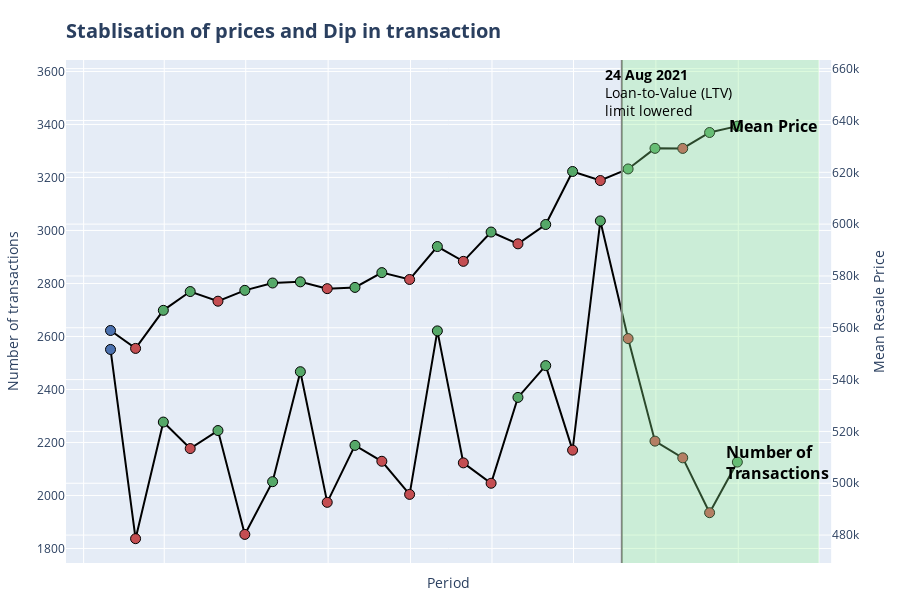

The code cell stored with this chart in its notebook:
### Code cell
########## DATAFRAME MANIPULATION ##########

data = df.query("year >= 2023")
data = data.groupby(pd.Grouper(key="month", freq="ME"))[["resale_price"]].agg(
    ["count", "mean"]
)
data = data.droplevel(axis=1, level=0).reset_index()
data = data.rename(columns={"count": "num_trans", "mean": "mean_price"})
data["pct_chg_count"] = np.round(data["num_trans"].pct_change() * 100, 3)
data["pct_chg_count_display"] = data["pct_chg_count"].apply(
    lambda x: f"{x:.1f}" if pd.notna(x) else "-"
)
data["pct_chg_mean_price"] = np.round(data["mean_price"].pct_change() * 100, 3)
data["pct_chg_mean_price_display"] = data["pct_chg_mean_price"].apply(
    lambda x: f"{x:.1f}" if pd.notna(x) else "-"
)


############ COLOURS AND SUBPLOT DATAFRAMES ##########

# colours that will be used
scatter_colors = {
    "Positive": pio.templates["seaborn"]["layout"]["colorway"][2],  # Seaborn Green
    "Negative": pio.templates["seaborn"]["layout"]["colorway"][3],  # Seaborn Red
    "NA": pio.templates["seaborn"]["layout"]["colorway"][0],  # Seaborn Blue
}

# hover labels on the graph
hover_dict_count = {
    "Positive": "Count: <b>%{y:,.0f}</b> transactions<br>Change: <b>↑ %{customdata}%</b><extra></extra>",
    "Negative": "Count: <b>%{y:,.0f}</b> transactions<br>Change: <b>↓ %{customdata}%</b><extra></extra>",
    "NA": "Count: <b>%{y:,.0f}</b> transactions<br>Change: <b>%{customdata}</b><extra></extra>",
}

hover_dict_mean_price = {
    "Positive": "Mean Price: <b>$%{y:,.0f}</b><br>Change: <b>↑ %{customdata}%</b><extra></extra>",
    "Negative": "Mean Price: <b>$%{y:,.0f}</b><br>Change: <b>↓ %{customdata}%</b><extra></extra>",
    "NA": "Mean Price: <b>$%{y:,.0f}</b><br>Change: <b>%{customdata}</b><extra></extra>",
}


# Segment data based on percentage changes in price and transactions.
# This will be used for customise scatterlot colours in the visualisation
for_scatter_plotting_count = []
for_scatter_plotting_count.append(data.query("pct_chg_count >= 0"))
for_scatter_plotting_count.append(data.query("pct_chg_count < 0"))
for_scatter_plotting_count.append(data.query("pct_chg_count.isnull()"))

for_scatter_plotting_mean_price = []
for_scatter_plotting_mean_price.append(data.query("pct_chg_mean_price >= 0"))
for_scatter_plotting_mean_price.append(data.query("pct_chg_mean_price < 0"))
for_scatter_plotting_mean_price.append(data.query("pct_chg_mean_price.isnull()"))

############ PLOTTING ##########

# create a plot with a secondary y axis
fig = make_subplots(specs=[[{"secondary_y": True}]])

# add a line plot relating to number of transactions to the primary y axis
fig.add_trace(
    go.Scatter(
        x=data["month"],
        y=data["num_trans"],
        mode="lines",
        line=dict(color="#000000", width=2),
        hoverinfo="skip",
    ),
    secondary_y=False,
)
# customise rise and falls every month (green for rise, red for dips)
for part_df, name in zip(for_scatter_plotting_count, scatter_df_names):
    bgcolor = convert_rgb_to_rgba(scatter_colors[name], 0.5)
    scatter_temp = go.Scatter(
        name=name,
        x=part_df["month"],
        y=part_df["num_trans"],
        customdata=part_df["pct_chg_count_display"],
        mode="markers",
        marker=dict(
            color=scatter_colors[name],
            size=10,
            line=dict(color="black", width=1),  # border color  # border width
        ),
        hovertemplate=hover_dict_count[name],
        hoverlabel=dict(bgcolor=bgcolor),
    )
    fig.add_trace(scatter_temp, secondary_y=False)

# add a line plot relating to mean transacted price to the secondary axis
fig.add_trace(
    go.Scatter(
        x=data["month"],
        y=data["mean_price"],
        mode="lines",
        line=dict(color="#000000", width=2),
        hoverinfo="skip",
    ),
    secondary_y=True,
)
for part_df, name in zip(for_scatter_plotting_mean_price, scatter_df_names):
    bgcolor = convert_rgb_to_rgba(scatter_colors[name], 0.5)
    scatter_temp = go.Scatter(
        name=name,
        x=part_df["month"],
        y=part_df["mean_price"],
        customdata=part_df["pct_chg_mean_price_display"],
        mode="markers",
        marker=dict(
            color=scatter_colors[name],
            size=10,
            line=dict(color="black", width=1),  # border color  # border width
        ),
        hovertemplate=hover_dict_mean_price[name],
        hoverlabel=dict(bgcolor=bgcolor),
    )
    fig.add_trace(scatter_temp, secondary_y=True)


# Add a vertical line denoting the raising of LTV limit
fig.add_shape(
    type="line",
    x0="2024-08-24",  # Start of the vertical line (date)
    x1="2024-08-24",  # End of the vertical line (same date for vertical)
    y0=data["num_trans"].min() * 0.8,  # Bottom of the y-axis
    y1=data["num_trans"].max() * 1.2,  # Top of the y-axis (adjust as needed)
    line=dict(color="grey", width=2),  # Line style
)
fig.add_annotation(
    x=pd.to_datetime("2024-08-21") + pd.Timedelta(days=55),
    y=data["num_trans"].max() * 1.16,
    text="<b>24 Aug 2021</b><br>Loan-to-Value (LTV)<br>limit lowered",
    showarrow=False,
    font=dict(color="Black", size=14),
    align="left",
)


# Add annotations for each line
fig.add_annotation(
    x=data["month"].max() + pd.Timedelta(days=40),
    y=data.loc[data["month"].idxmax(), "mean_price"],
    yref="y2",
    text="<b>Mean Price</b>",
    showarrow=False,
    font=dict(color="Black", size=16),
    align="left",
)

fig.add_annotation(
    x=data["month"].max() + pd.Timedelta(days=45),
    y=data.loc[data["month"].idxmax(), "num_trans"],
    yref="y",
    text="<b>Number of</b><br><b>Transactions</b>",
    showarrow=False,
    font=dict(color="Black", size=16),
    align="left",
)

# Add a rectangle to highlight period post-LTV lowering
fig.add_shape(
    type="rect",
    x0="2024-08-24",  # Start of the x-range
    x1="2025-04-01",  # End of the x-range
    y0=data["num_trans"].min() * 0.95,  # Start of the y-range
    y1=data["num_trans"].max() * 1.2,  # End of the y-range
    line=dict(color="#000000", width=0),  # Border color and width
    fillcolor="LightGreen",  # Fill color
    opacity=0.3,  # Transparency
    secondary_y=False,
)


fig.update_layout(
    showlegend=False,
    hovermode="x",
    # width=800,
    height=600,
    margin=dict(l=20, r=20, t=60, b=20),
    yaxis=dict(
        range=[data["num_trans"].min() * 0.95, data["num_trans"].max() * 1.2],
        title="Number of transactions",
    ),
    yaxis2=dict(
        range=[data["mean_price"].min() * 0.85, data["mean_price"].max() * 1.04],
        title="Mean Resale Price",
    ),
    xaxis=dict(title="Period", showticklabels=False),
    title=dict(
        text="<b>Stablisation of prices and Dip in transaction</b>",
        x=0,
        xref="paper",
        y=0.96,
        yref="container",
        font=dict(size=20),
    ),
)


fig.show()
# fig.write_html("test.html")

### Figure 1 — Plotly figure (JSON) as saved in the notebook; plotly's stock layout.template omitted (floating-point values rounded to 4 significant figures)
{"data": [{"hoverinfo": "skip", "line": {"color": "#000000", "width": 2}, "mode": "lines", "type": "scatter", "x": ["2023-01-31T00:00:00", "2023-02-28T00:00:00", "2023-03-31T00:00:00", "2023-04-30T00:00:00", "2023-05-31T00:00:00", "2023-06-30T00:00:00", "2023-07-31T00:00:00", "2023-08-31T00:00:00", "2023-09-30T00:00:00", "2023-10-31T00:00:00", "2023-11-30T00:00:00", "2023-12-31T00:00:00", "2024-01-31T00:00:00", "2024-02-29T00:00:00", "2024-03-31T00:00:00", "2024-04-30T00:00:00", "2024-05-31T00:00:00", "2024-06-30T00:00:00", "2024-07-31T00:00:00", "2024-08-31T00:00:00", "2024-09-30T00:00:00", "2024-10-31T00:00:00", "2024-11-30T00:00:00", "2024-12-31T00:00:00"], "xaxis": "x", "y": [2551, 1837, 2277, 2177, 2245, 1853, 2052, 2467, 1974, 2189, 2129, 2004, 2621, 2123, 2046, 2370, 2490, 2171, 3036, 2592, 2205, 2142, 1935, 2126], "yaxis": "y"}, {"customdata": ["24.0", "3.1", "10.7", "20.2", "10.9", "30.8", "15.8", "5.1", "39.8", "9.9"], "hoverlabel": {"bgcolor": "rgba(85,168,104,0.5)"}, "hovertemplate": "Count: <b>%{y:,.0f}</b> transactions<br>Change: <b>↑ %{customdata}%</b><extra></extra>", "marker": {"color": "rgb(85,168,104)", "line": {"color": "black", "width": 1}, "size": 10}, "mode": "markers", "name": "Positive", "type": "scatter", "x": ["2023-03-31T00:00:00", "2023-05-31T00:00:00", "2023-07-31T00:00:00", "2023-08-31T00:00:00", "2023-10-31T00:00:00", "2024-01-31T00:00:00", "2024-04-30T00:00:00", "2024-05-31T00:00:00", "2024-07-31T00:00:00", "2024-12-31T00:00:00"], "xaxis": "x", "y": [2277, 2245, 2052, 2467, 2189, 2621, 2370, 2490, 3036, 2126], "yaxis": "y"}, {"customdata": ["-28.0", "-4.4", "-17.5", "-20.0", "-2.7", "-5.9", "-19.0", "-3.6", "-12.8", "-14.6", "-14.9", "-2.9", "-9.7"], "hoverlabel": {"bgcolor": "rgba(196,78,82,0.5)"}, "hovertemplate": "Count: <b>%{y:,.0f}</b> transactions<br>Change: <b>↓ %{customdata}%</b><extra></extra>", "marker": {"color": "rgb(196,78,82)", "line": {"color": "black", "width": 1}, "size": 10}, "mode": "markers", "name": "Negative", "type": "scatter", "x": ["2023-02-28T00:00:00", "2023-04-30T00:00:00", "2023-06-30T00:00:00", "2023-09-30T00:00:00", "2023-11-30T00:00:00", "2023-12-31T00:00:00", "2024-02-29T00:00:00", "2024-03-31T00:00:00", "2024-06-30T00:00:00", "2024-08-31T00:00:00", "2024-09-30T00:00:00", "2024-10-31T00:00:00", "2024-11-30T00:00:00"], "xaxis": "x", "y": [1837, 2177, 1853, 1974, 2129, 2004, 2123, 2046, 2171, 2592, 2205, 2142, 1935], "yaxis": "y"}, {"customdata": ["-"], "hoverlabel": {"bgcolor": "rgba(76,114,176,0.5)"}, "hovertemplate": "Count: <b>%{y:,.0f}</b> transactions<br>Change: <b>%{customdata}</b><extra></extra>", "marker": {"color": "rgb(76,114,176)", "line": {"color": "black", "width": 1}, "size": 10}, "mode": "markers", "name": "NA", "type": "scatter", "x": ["2023-01-31T00:00:00"], "xaxis": "x", "y": [2551], "yaxis": "y"}, {"hoverinfo": "skip", "line": {"color": "#000000", "width": 2}, "mode": "lines", "type": "scatter", "x": ["2023-01-31T00:00:00", "2023-02-28T00:00:00", "2023-03-31T00:00:00", "2023-04-30T00:00:00", "2023-05-31T00:00:00", "2023-06-30T00:00:00", "2023-07-31T00:00:00", "2023-08-31T00:00:00", "2023-09-30T00:00:00", "2023-10-31T00:00:00", "2023-11-30T00:00:00", "2023-12-31T00:00:00", "2024-01-31T00:00:00", "2024-02-29T00:00:00", "2024-03-31T00:00:00", "2024-04-30T00:00:00", "2024-05-31T00:00:00", "2024-06-30T00:00:00", "2024-07-31T00:00:00", "2024-08-31T00:00:00", "2024-09-30T00:00:00", "2024-10-31T00:00:00", "2024-11-30T00:00:00", "2024-12-31T00:00:00"], "xaxis": "x", "y": [559000.0, 552000.0, 566700.0, 574000.0, 570300.0, 574400.0, 577300.0, 577700.0, 575100.0, 575600.0, 581300.0, 578600.0, 591300.0, 585600.0, 596900.0, 592400.0, 599900.0, 620300.0, 616800.0, 621300.0, 629200.0, 629200.0, 635400.0, 637800.0], "yaxis": "y2"}, {"customdata": ["2.7", "1.3", "0.7", "0.5", "0.1", "0.1", "1.0", "2.2", "1.9", "1.3", "3.4", "0.7", "1.3", "1.0", "0.4"], "hoverlabel": {"bgcolor": "rgba(85,168,104,0.5)"}, "hovertemplate": "Mean Price: <b>$%{y:,.0f}</b><br>Change: <b>↑ %{customdata}%</b><extra></extra>", "marker": {"color": "rgb(85,168,104)", "line": {"color": "black", "width": 1}, "size": 10}, "mode": "markers", "name": "Positive", "type": "scatter", "x": ["2023-03-31T00:00:00", "2023-04-30T00:00:00", "2023-06-30T00:00:00", "2023-07-31T00:00:00", "2023-08-31T00:00:00", "2023-10-31T00:00:00", "2023-11-30T00:00:00", "2024-01-31T00:00:00", "2024-03-31T00:00:00", "2024-05-31T00:00:00", "2024-06-30T00:00:00", "2024-08-31T00:00:00", "2024-09-30T00:00:00", "2024-11-30T00:00:00", "2024-12-31T00:00:00"], "xaxis": "x", "y": [566700.0, 574000.0, 574400.0, 577300.0, 577700.0, 575600.0, 581300.0, 591300.0, 596900.0, 599900.0, 620300.0, 621300.0, 629200.0, 635400.0, 637800.0], "yaxis": "y2"}, {"customdata": ["-1.2", "-0.6", "-0.5", "-0.5", "-1.0", "-0.8", "-0.6", "-0.0"], "hoverlabel": {"bgcolor": "rgba(196,78,82,0.5)"}, "hovertemplate": "Mean Price: <b>$%{y:,.0f}</b><br>Change: <b>↓ %{customdata}%</b><extra></extra>", "marker": {"color": "rgb(196,78,82)", "line": {"color": "black", "width": 1}, "size": 10}, "mode": "markers", "name": "Negative", "type": "scatter", "x": ["2023-02-28T00:00:00", "2023-05-31T00:00:00", "2023-09-30T00:00:00", "2023-12-31T00:00:00", "2024-02-29T00:00:00", "2024-04-30T00:00:00", "2024-07-31T00:00:00", "2024-10-31T00:00:00"], "xaxis": "x", "y": [552000.0, 570300.0, 575100.0, 578600.0, 585600.0, 592400.0, 616800.0, 629200.0], "yaxis": "y2"}, {"customdata": ["-"], "hoverlabel": {"bgcolor": "rgba(76,114,176,0.5)"}, "hovertemplate": "Mean Price: <b>$%{y:,.0f}</b><br>Change: <b>%{customdata}</b><extra></extra>", "marker": {"color": "rgb(76,114,176)", "line": {"color": "black", "width": 1}, "size": 10}, "mode": "markers", "name": "NA", "type": "scatter", "x": ["2023-01-31T00:00:00"], "xaxis": "x", "y": [559000.0], "yaxis": "y2"}], "layout": {"annotations": [{"align": "left", "font": {"color": "Black", "size": 14}, "showarrow": false, "text": "<b>24 Aug 2021</b><br>Loan-to-Value (LTV)<br>limit lowered", "x": "2024-10-15T00:00:00", "y": 3522.0}, {"align": "left", "font": {"color": "Black", "size": 16}, "showarrow": false, "text": "<b>Mean Price</b>", "x": "2025-02-09T00:00:00", "y": 637800.0, "yref": "y2"}, {"align": "left", "font": {"color": "Black", "size": 16}, "showarrow": false, "text": "<b>Number of</b><br><b>Transactions</b>", "x": "2025-02-14T00:00:00", "y": 2126, "yref": "y"}], "height": 600, "hovermode": "x", "margin": {"b": 20, "l": 20, "r": 20, "t": 60}, "shapes": [{"line": {"color": "grey", "width": 2}, "type": "line", "x0": "2024-08-24", "x1": "2024-08-24", "y0": 1470.0, "y1": 3643.0}, {"fillcolor": "LightGreen", "line": {"color": "#000000", "width": 0}, "opacity": 0.3, "type": "rect", "x0": "2024-08-24", "x1": "2025-04-01", "y0": 1745.0, "y1": 3643.0}], "showlegend": false, "title": {"font": {"size": 20}, "text": "<b>Stablisation of prices and Dip in transaction</b>", "x": 0, "xref": "paper", "y": 0.96, "yref": "container"}, "xaxis": {"anchor": "y", "domain": [0, 0.94], "showticklabels": false, "title": {"text": "Period"}}, "yaxis": {"anchor": "x", "domain": [0, 1], "range": [1745.0, 3643.0], "title": {"text": "Number of transactions"}}, "yaxis2": {"anchor": "x", "overlaying": "y", "range": [469200.0, 663300.0], "side": "right", "title": {"text": "Mean Resale Price"}}}}
